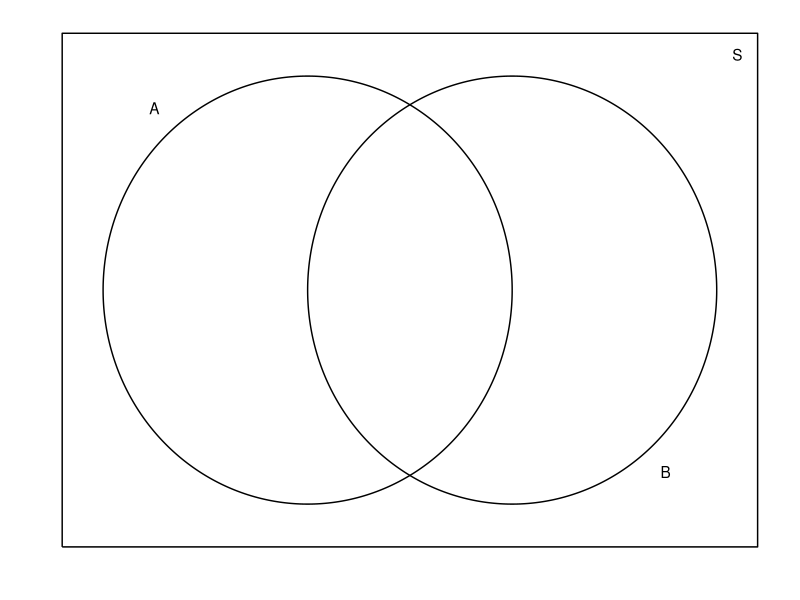

This chart was generated by the following R code:
## ---- chunk 1
library(ggplot2)
library(dplyr)
df.A <- data.frame(theta=seq(0,2*pi, length=1000)) %>%
        mutate(x = cos(theta),
               y = sin(theta),
               grp = 'A') %>%
        select(-theta)
df.B <- df.A %>% mutate( x = x+1, grp='B')
df.box <- data.frame( x=c(-1.2,  2.2, 2.2, -1.2, -1.2),
                      y=c(-1.2, -1.2 ,1.2,  1.2, -1.2),
                      grp='Box' )
df <- rbind(df.A, df.B, df.box)
df.label <- NULL %>%
  rbind( data.frame(x= -.75, y=  .85, label='A'),
         data.frame(x= 1.75, y= -.85, label='B'),
         data.frame(x=  2.1, y=  1.1, label='S'))
ggplot(df, aes(x=x, y=y)) + 
  geom_path( aes(group=grp)) +
  scale_x_continuous(breaks=NULL) +
  scale_y_continuous(breaks=NULL) +
  geom_text( data=df.label, aes(label=label)) +
  labs(x='', y='') + theme_minimal()
